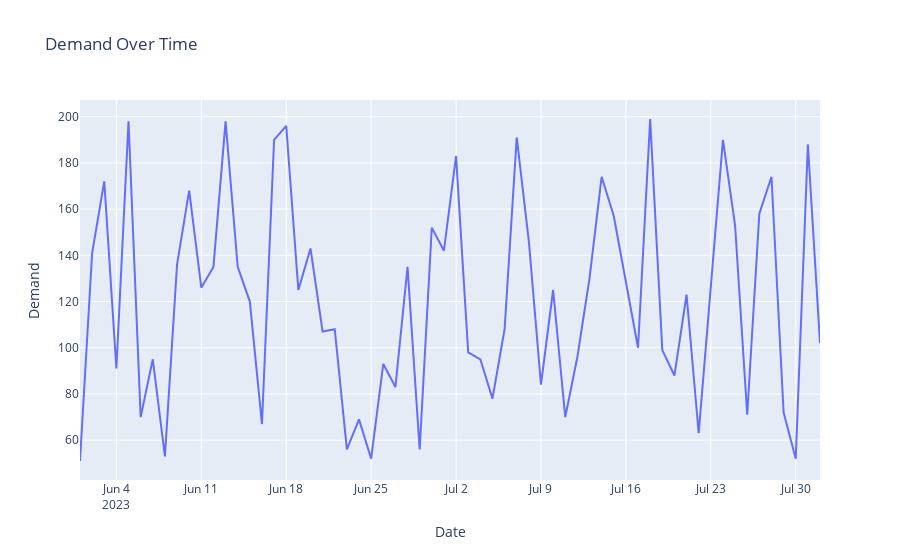

The code cell stored with this chart in its notebook:
### Markdown cell above
<h2>Visualisations</h2><a class="anchor" id="visualise"></a>

### Code cell
fig_demand = px.line(df,x="Date",y="Demand",title="Demand Over Time")
fig_demand.show()

### Figure 1 — Plotly figure (JSON) as saved in the notebook; plotly's stock layout.template omitted (floating-point values rounded to 4 significant figures)
{"data": [{"hovertemplate": "Date=%{x}<br>Demand=%{y}<extra></extra>", "legendgroup": "", "line": {"color": "#636efa", "dash": "solid"}, "marker": {"symbol": "circle"}, "mode": "lines", "name": "", "orientation": "v", "showlegend": false, "type": "scatter", "x": ["2023-06-01", "2023-06-02", "2023-06-03", "2023-06-04", "2023-06-05", "2023-06-06", "2023-06-07", "2023-06-08", "2023-06-09", "2023-06-10", "2023-06-11", "2023-06-12", "2023-06-13", "2023-06-14", "2023-06-15", "2023-06-16", "2023-06-17", "2023-06-18", "2023-06-19", "2023-06-20", "2023-06-21", "2023-06-22", "2023-06-23", "2023-06-24", "2023-06-25", "2023-06-26", "2023-06-27", "2023-06-28", "2023-06-29", "2023-06-30", "2023-07-01", "2023-07-02", "2023-07-03", "2023-07-04", "2023-07-05", "2023-07-06", "2023-07-07", "2023-07-08", "2023-07-09", "2023-07-10", "2023-07-11", "2023-07-12", "2023-07-13", "2023-07-14", "2023-07-15", "2023-07-16", "2023-07-17", "2023-07-18", "2023-07-19", "2023-07-20", "2023-07-21", "2023-07-22", "2023-07-23", "2023-07-24", "2023-07-25", "2023-07-26", "2023-07-27", "2023-07-28", "2023-07-29", "2023-07-30", "2023-07-31", "2023-08-01"], "xaxis": "x", "y": [51, 141, 172, 91, 198, 70, 95, 53, 136, 168, 126, 135, 198, 135, 120, 67, 190, 196, 125, 143, 107, 108, 56, 69, 52, 93, 83, 135, 56, 152, 142, 183, 98, 95, 78, 108, 191, 146, 84, 125, 70, 96, 130, 174, 157, 128, 100, 199, 99, 88, 123, 63, 126, 190, 153, 71, 158, 174, 72, 52, 188, 102], "yaxis": "y"}], "layout": {"legend": {"tracegroupgap": 0}, "title": {"text": "Demand Over Time"}, "xaxis": {"anchor": "y", "domain": [0, 1], "title": {"text": "Date"}}, "yaxis": {"anchor": "x", "domain": [0, 1], "title": {"text": "Demand"}}}}
